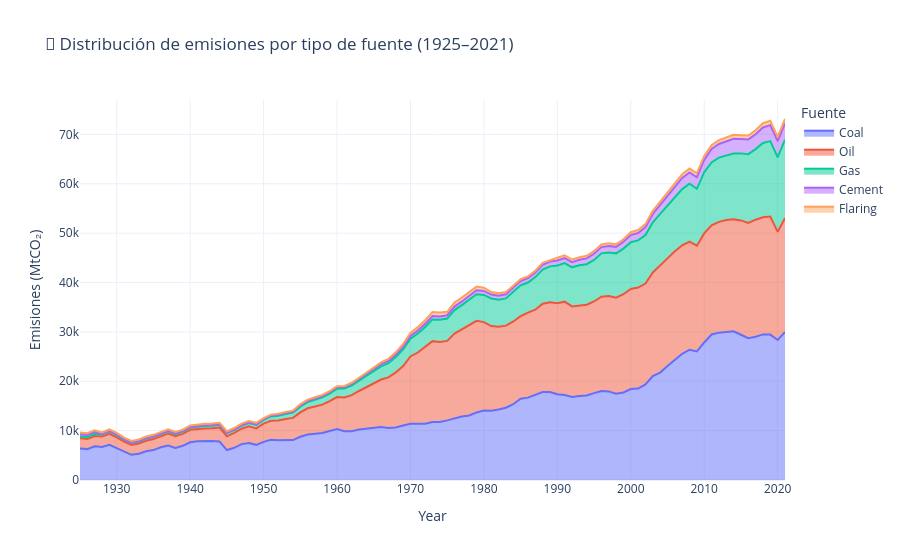

Here is the notebook cell this chart was saved with:
### Markdown cell above
**Distribución de emisiones por tipo de fuente (1925–2021)**

### Code cell
# Distribución de emisiones por tipo de fuente desde 1925
import plotly.express as px

# Lista de fuentes
fuentes = ["Coal", "Oil", "Gas", "Cement", "Flaring"]

# Agrupamos por año y sumamos emisiones por fuente
df_fuentes = df_1925.groupby("Year")[fuentes].sum().reset_index()

# Crear gráfico de áreas apiladas
fig = px.area(df_fuentes,
              x="Year",
              y=fuentes,
              title="🧮 Distribución de emisiones por tipo de fuente (1925–2021)",
              labels={"value": "Emisiones (MtCO₂)", "variable": "Fuente"},
              template="plotly_white")

fig.show()
